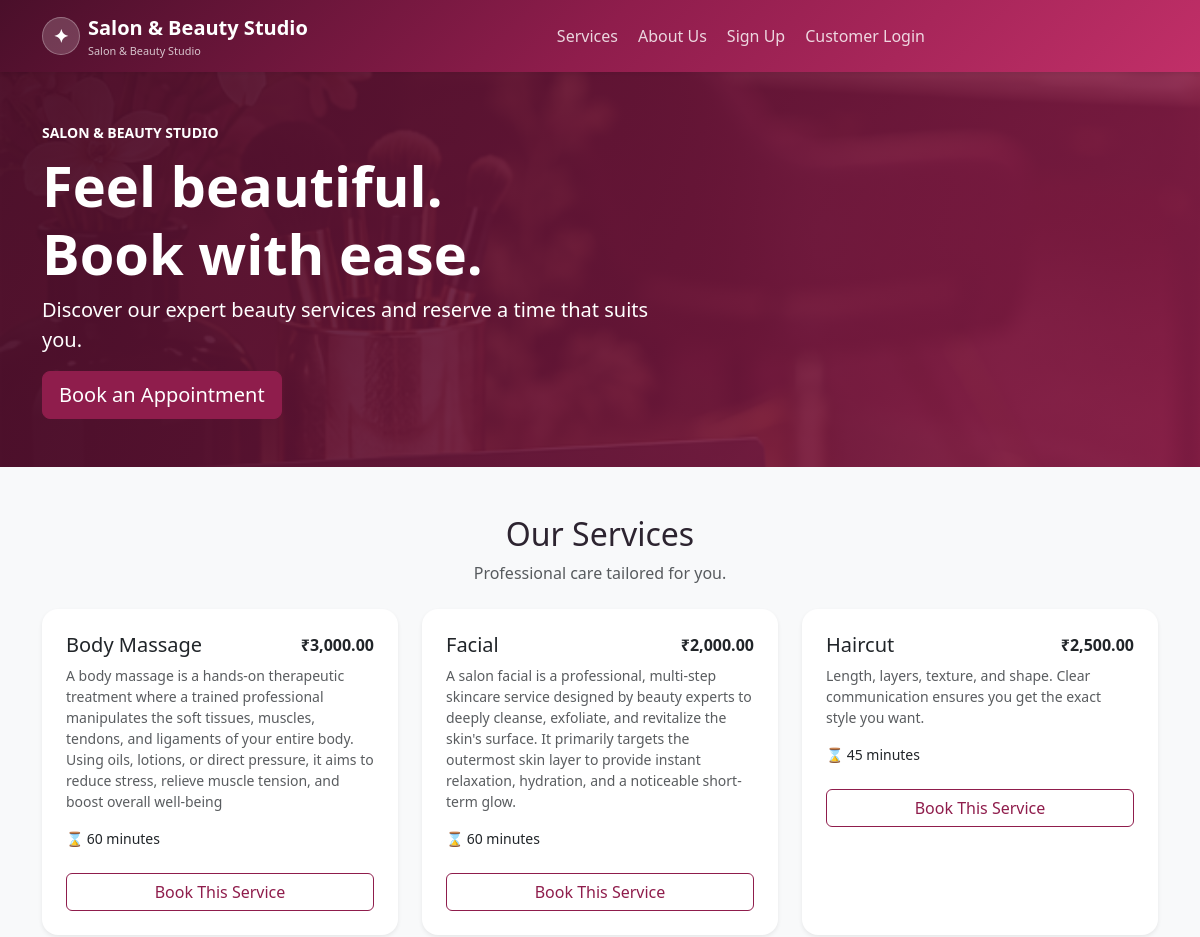
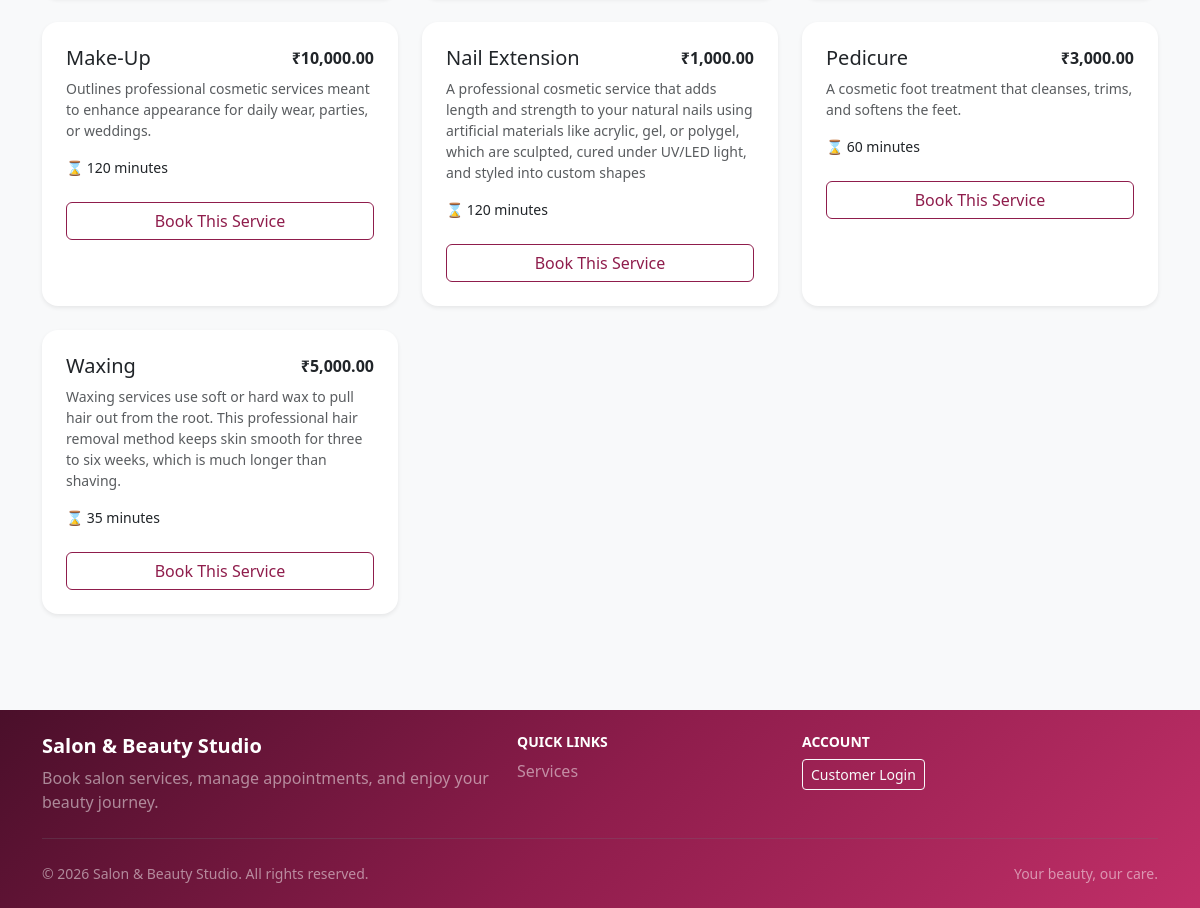
/customer/index.php, run on the app's committed database (2 pictures, top to bottom).
### tables this page shows
CREATE TABLE `services` (
  `id` int(10) UNSIGNED NOT NULL,
  `service_name` varchar(120) NOT NULL,
  `price` decimal(10,2) NOT NULL,
  `duration` int(10) UNSIGNED NOT NULL COMMENT 'Duration in minutes',
  `description` text DEFAULT NULL,
  `created_at` timestamp NOT NULL DEFAULT current_timestamp(),
  `updated_at` timestamp NOT NULL DEFAULT current_timestamp() ON UPDATE current_timestamp()
);

### includes/auth.php (called while the page is built, shortened)
<?php
    function isCustomer(): bool
    {
        return ($_SESSION['user_role'] ?? '') === 'customer';
    }
    function e(?string $text): string{
        return htmlspecialchars((string) $text, ENT_QUOTES, 'UTF-8');
    }

### customer/index.php (the view, shortened to what this page needs)
<?php
    require_once __DIR__ . '/../config/database.php';
    require_once __DIR__ . '/../includes/auth.php';
    $services = $pdo->query(
        'SELECT id, service_name, price, duration, description
        FROM services
        ORDER BY service_name'
    )->fetchAll();
    require __DIR__ . "/header.php";
?>
<section class="customer-hero">
    <div class="container py-5">
        <div class="row align-items-center">
            <div class="col-lg-7">
                <span class="text-uppercase fw-semibold small">
                    Salon & Beauty Studio
                </span>
                <h1 class="display-4 fw-bold mt-2">
                    Feel beautiful.<br>
                    Book with ease.
                </h1>
                <p class="lead">
                    Discover our expert beauty services and reserve a time
                    that suits you.
                </p>
                <a href="<?= BASE_URL ?>/customer/booking.php" class="btn btn-primary btn-lg">
                    Book an Appointment
                </a>
            </div>
        </div>
    </div>
</section>
<main class="container py-5" id="services">
    <div class="text-center mb-4">
        <h2>Our Services</h2>
        <p class="text-muted">
            Professional care tailored for you.
        </p>
    </div>
    <div class="row g-4">
        <?php foreach ($services as $service): ?>
            <div class="col-md-6 col-lg-4">
                <article class="card service-card h-100 border-0 shadow-sm">
                    <div class="card-body p-4">
                        <div class="d-flex justify-content-between gap-2">
                            <h3 class="h5">
                                <?= e($service['service_name']) ?>
                            </h3>
                            <strong class="text-nowrap">
                                ₹<?= e(number_format((float) $service['price'], 2)) ?>
                            </strong>
                        </div>
                        <p class="text-muted small">
                            <?= e(
                                $service['description']
                                    ?: 'A premium salon experience.'
                            ) ?>
                        </p>
                        <p class="small mb-4">
                            ⌛ <?= (int) $service['duration'] ?> minutes
                        </p>
                        <a
                            href="<?= BASE_URL ?>/customer/booking.php?service=<?= (int) $service['id'] ?>"
                            class="btn btn-outline-primary w-100"
                        >
                            Book This Service
                        </a>
                    </div>
                </article>
            </div>
        <?php endforeach; ?>
    </div>
</main>
<?php require __DIR__ . "/footer.php"; ?>

### customer/header.php (shortened to what this page needs)
<?php
require_once __DIR__ . '/../includes/auth.php';
?>
<!DOCTYPE html>
<html lang="en">
<head>
    <link
        href="https://cdn.jsdelivr.net/npm/bootstrap@5.3.3/dist/css/bootstrap.min.css"
        rel="stylesheet"
    >
    <link href="<?= BASE_URL ?>/assets/css/style.css" rel="stylesheet">
</head>
<body>
<nav class="navbar navbar-expand-lg navbar-dark salon-navbar shadow-sm sticky-top">
    <div class="container">
        <a
            class="navbar-brand d-flex align-items-center gap-2 fw-bold"
            href="<?= BASE_URL ?>/customer/index.php"
        >
            <span class="brand-icon">✦</span>
            <span>
                <?= APP_NAME ?>
                <small class="d-block fw-normal opacity-75" style="font-size: 0.68rem;">
                    Salon & Beauty Studio
                </small>
            </span>
        </a>
        <div class="collapse navbar-collapse" id="customerNavigation">
            <ul class="navbar-nav mx-auto gap-lg-1">
                <li class="nav-item">
                    <a
                        class="nav-link"
                        href="<?= BASE_URL ?>/customer/services.php"
                    >
                        Services
                    </a>
                </li>
                <li class="nav-item">
                    <a class="nav-link" href="<?= BASE_URL ?>/customer/about.php">
                        About Us
                    </a>
                </li>
                <?php if (isCustomer()): ?>
                    <li class="nav-item">
                        <a
                            class="nav-link"
                            href="<?= BASE_URL ?>/customer/booking.php"
                        >
                            Book Appointment
                        </a>
                    </li>
                    <li class="nav-item dropdown">
                        <a
                            class="nav-link dropdown-toggle"
                            href="#"
                            role="button"
                            data-bs-toggle="dropdown"
                        >
                            My Account
                        </a>
                        <ul class="dropdown-menu dropdown-menu-end">
                            <li>
                                <a
                                    class="dropdown-item"
                                    href="<?= BASE_URL ?>/customer/appointments.php"
                                >
                                    My Bookings
                                </a>
                            </li>
                            <li>
                                <a
                                    class="dropdown-item"
                                    href="<?= BASE_URL ?>/customer/profile.php"
                                >
                                    My Profile
                                </a>
                            </li>
                            <li><hr class="dropdown-divider"></li>
                            <li>
                                <a
                                    class="dropdown-item text-danger"
                                    href="<?= BASE_URL ?>/auth/logout.php"
                                >
                                    Logout
                                </a>
                            </li>
                        </ul>
                    </li>
                <?php else: ?>
                    <li class="nav-item">
                        <a
                            class="nav-link"
                            href="<?= BASE_URL ?>/customer/register.php"
                        >
                            Sign Up
                        </a>
                    </li>
                    <li class="nav-item">
                        <a
                            class="nav-link"
                            href="<?= BASE_URL ?>/customer/login.php"
                        >
                            Customer Login
                        </a>
                    </li>
                <?php endif; ?>
            </ul>
        </div>
    </div>
</nav>

### customer/footer.php (shortened to what this page needs)
<footer class="text-white mt-5"
    style="background: linear-gradient(135deg, #4a0f2a, #8f1d4c, #c12f68);">
    <div class="container py-4">
        <div class="row gy-4">
            <div class="col-md-5">
                <h5 class="fw-bold"><?= APP_NAME ?></h5>
                <p class="text-white-50 mb-0">
                    Book salon services, manage appointments, and enjoy your beauty journey.
                </p>
            </div>
            <div class="col-6 col-md-3">
                <h6 class="text-uppercase small fw-bold">Quick Links</h6>
                <ul class="list-unstyled mb-0">
                    <li class="mb-2">
                        <a href="<?= BASE_URL ?>/customer/services.php"
                           class="text-white-50 text-decoration-none">
                            Services
                        </a>
                    </li>
                </ul>
            </div>
            <div class="col-6 col-md-4">
                <h6 class="text-uppercase small fw-bold">Account</h6>
                <?php if (isset($_SESSION['user_id'])): ?>
                    <p class="text-white-50 mb-2">
                        Logged in as:
                        <strong class="text-white">
                            <?= e($_SESSION['user_name'] ?? 'Customer') ?>
                        </strong>
                    </p>
                    <a href="<?= BASE_URL ?>/auth/logout.php"
                       class="btn btn-outline-light btn-sm">
                        Logout
                    </a>
                <?php else: ?>
                    <a href="<?= BASE_URL ?>/customer/login.php"
                       class="btn btn-outline-light btn-sm">
                        Customer Login
                    </a>
                <?php endif; ?>
            </div>
        </div>
        <hr class="border-secondary my-4">
        <div class="d-flex flex-column flex-md-row justify-content-between gap-2 small text-white-50">
            <span>
                &copy; <?= date('Y') ?> <?= APP_NAME ?>. All rights reserved.
            </span>
            <span>Your beauty, our care.</span>
        </div>
    </div>
</footer>
</body>
</html>

### assets/css/style.css (style rules this page uses)
:root { --salon-primary: #8f1d4c; --salon-primary-dark: #4a0f2a; --salon-pink: #c12f68; --salon-soft: #fff4f8; }
body { min-height: 100vh; color: #2d2430; background: #f8f9fa; }
.card { border-radius: 1rem; transition: transform 0.18s ease, box-shadow 0.18s ease; }
.btn-primary { background-color: var(--salon-primary); border-color: var(--salon-primary); }
.btn-outline-primary { color: var(--salon-primary); border-color: var(--salon-primary); }
.customer-hero { color:#fff; background: linear-gradient(110deg, rgba(74,15,42,.96), rgba(143,29,76,.83)), url('../images/salon-login.jpg') center/cover; }
.service-card { border-radius:1rem; }

### customer/header.php (style rules this page uses)
body { background: #f8f9fa; }
.salon-navbar { background: linear-gradient(135deg, #4a0f2a, #8f1d4c, #c12f68); }
.brand-icon { width: 38px; height: 38px; display: inline-flex; align-items: center; justify-content: center; background: rgba(255, 255, 255, 0.18); border: 1px solid rgba(255, 255, 255, 0.28); border-radius: 50%; font-size: 1.15rem; }
.salon-navbar .nav-link { color: rgba(255, 255, 255, 0.82); font-weight: 500; padding: 0.55rem 0.75rem; border-radius: 0.45rem; }

### data on the page
services: service_name "Body Massage", price "3,000.00", description "A body massage is a hands-on therapeutic treatment where a trained professional manipulates the soft tissues, muscles, tendons, and ligaments of your entire body. Using oils, lotions, or direct pressure, it aims to reduce stress, relieve muscle tension, and boost overall well-being", duration "60"
services: service_name "Facial", price "2,000.00", description "A salon facial is a professional, multi-step skincare service designed by beauty experts to deeply cleanse, exfoliate, and revitalize the skin's surface. It primarily targets the outermost skin layer to provide instant relaxation, hydration, and a noticeable short-term glow.", duration "60"
services: service_name "Haircut", price "2,500.00", description "Length, layers, texture, and shape. Clear communication ensures you get the exact style you want.", duration "45"
services: service_name "Make-Up", price "10,000.00", description "Outlines professional cosmetic services meant to enhance appearance for daily wear, parties, or weddings.", duration "120"
services: service_name "Nail Extension", price "1,000.00", description "A professional cosmetic service that adds length and strength to your natural nails using artificial materials like acrylic, gel, or polygel, which are sculpted, cured under UV/LED light, and styled into custom shapes", duration "120"
services: service_name "Pedicure", price "3,000.00", description "A cosmetic foot treatment that cleanses, trims, and softens the feet.", duration "60"
services: service_name "Waxing", price "5,000.00", description "Waxing services use soft or hard wax to pull hair out from the root. This professional hair removal method keeps skin smooth for three to six weeks, which is much longer than shaving.", duration "35"

### other printed values
APP_NAME "Salon & Beauty Studio"
